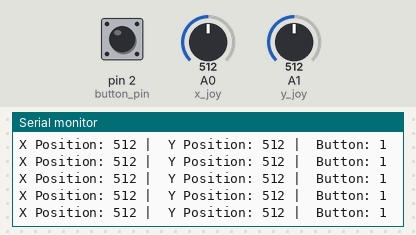
Simulated run of this sketch. Board: Arduino Uno, built with avr-gcc and run on an emulated ATmega328P. Parts: the last lines printed to the serial monitor. The inputs (shaded band) are chosen by the test bench; at power-on: A1 (y_joy) = 512, pin 2 (button_pin) HIGH, A0 (x_joy) = 512.

Above: at 4.2 s.
4.3 s: A1 (y_joy) set to 26
At 4.34 s:
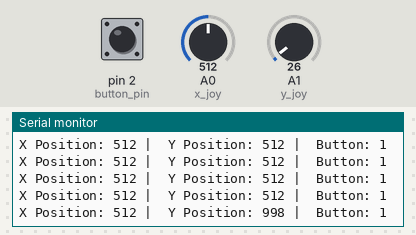
7.3 s: A1 (y_joy) set to 22
At 7.37 s:
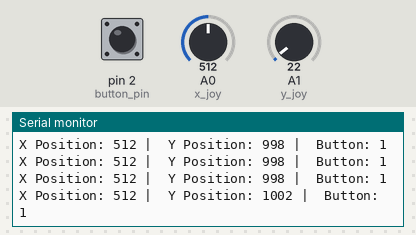
Timing chart, 0 to 10.3 s (numbered marks = the images above; inputs shaded):
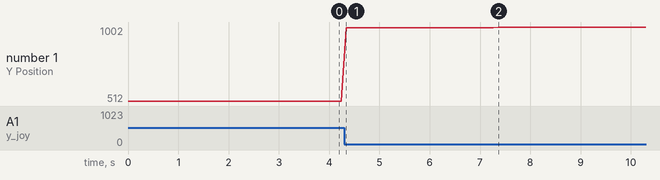

Measured:
- after the input at 4.3 s, the serial monitor: prints a new line at once (image 1)
- after the input at 7.3 s, the serial monitor: prints a new line after 0.07 s (image 2)
- plotted number 1: 512 → 998 after the input at 4.3 s, 998 → 1002 after the input at 7.3 s

The sketch:

Joystick_Module.ino
```cpp
const int x_joy = A0;
const int y_joy = A1;
const int button_pin  = 2;

void setup() {
  Serial.begin(9600);
  pinMode(x_joy, INPUT);
  pinMode(y_joy, INPUT);

  pinMode(button_pin, INPUT_PULLUP);

}

void loop() {
  Serial.print("X Position: ");
  Serial.print((analogRead(x_joy)));
  Serial.print(" |\tY Position: ");
  Serial.print((1024-analogRead(y_joy)));
  Serial.print(" |\tButton: ");
  Serial.println(digitalRead(button_pin));

  delay(100);
}
```
